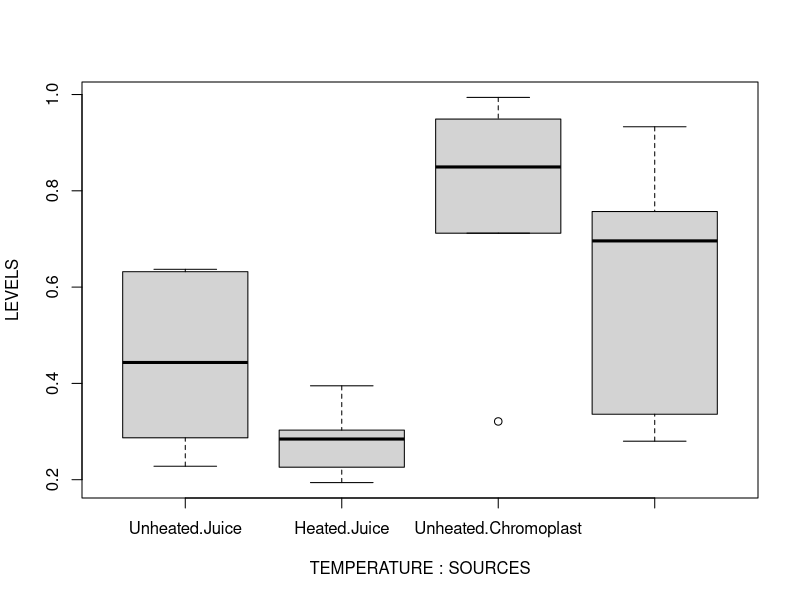
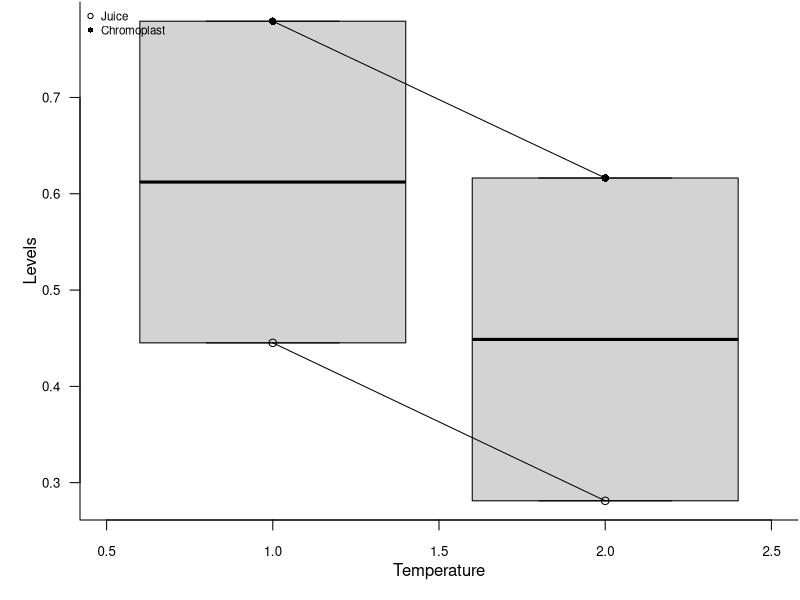

These charts were generated, in order, by the following R code:
## ---- chunk 1
knitr::opts_chunk$set(echo = TRUE)
## ---- chunk 2
LEVELS <- c(0.637,0.354,0.287,0.533,0.228,0.632,0.303,0.194,0.293,0.276,0.226,0.395,0.994,0.89,0.809,0.321,0.712,0.949,0.933,0.28,0.336,0.678,0.714,0.757)
TEMPERATURE <- factor(c(rep(0, times = 6), rep(1, times=6),
                  rep(0, times = 6), rep(1, times = 6)),
                labels = c("Unheated", "Heated"))

SOURCES <- factor(c(rep(0, times = 12), rep(1, times=12)),
                labels = c("Juice", "Chromoplast"))
mydata <- data.frame(LEVELS,TEMPERATURE,SOURCES)
str(mydata)
head(mydata)
## ---- chunk 3
boxplot(LEVELS ~ TEMPERATURE * SOURCES,
        data = mydata)
## ---- chunk 4
LEVELS.AOV <- aov(LEVELS ~ TEMPERATURE * SOURCES,
                    data = mydata)
summary(LEVELS.AOV)
## ---- chunk 5
LEVELS.AOV <- aov(LEVELS ~ TEMPERATURE * SOURCES,
                    data = mydata)
summary(LEVELS.AOV)
## ---- chunk 6
Unh_Ju <- c(0.637,0.354,0.287,0.533,0.228,0.632)
h_Ju <- c(0.303,0.194,0.293,0.276,0.226,0.395)
Unh_Chr <- c(0.994,0.89,0.809,0.321,0.712,0.949)
h_Chr <- c(0.933,0.28,0.336,0.678,0.714,0.757)


beta <- matrix(c(mean(Unh_Ju), mean(h_Ju), mean(Unh_Chr), mean(h_Chr)) ,ncol = 2, byrow = TRUE)
colnames(beta) <- c("Unheated","Heated")
rownames(beta) <- c("Juice", "Chromoplast")
mytable <- as.table(beta)
mytable


library(dplyr)
newdata <- mydata %>% group_by(SOURCES,TEMPERATURE) %>% summarize_all("mean")
newdata

## ---- chunk 7
op <- par(mar = c(4, 4, 0.1, 0.1))
plot(LEVELS ~ as.factor(TEMPERATURE), 
     data = newdata, 
     type = "n", 
     axes = F, 
     xlab = "", 
     ylab = "")
with(subset(newdata, SOURCES == "Juice"), 
     points(LEVELS ~ as.factor(TEMPERATURE), 
            pch = 21, 
            type = "o", 
            lwd = 1))
with(subset(newdata, SOURCES == "Chromoplast"), 
     points(LEVELS ~ as.factor(TEMPERATURE), 
            pch = 16, 
            type = "o", 
            lwd = 1))

axis(1, cex.axis = 0.8)
mtext(text = "Temperature", 
      side = 1, 
      line = 2)
axis(2, cex.axis = 0.8, las = 1)
mtext(text = "Levels", 
      side = 2, 
      line = 2)
legend("topleft", 
       leg = c("Juice", "Chromoplast"), 
       lty = 0, 
       pch = c(21, 16), 
       bty = "n", 
       cex = 0.7)
box(bty = "l")
